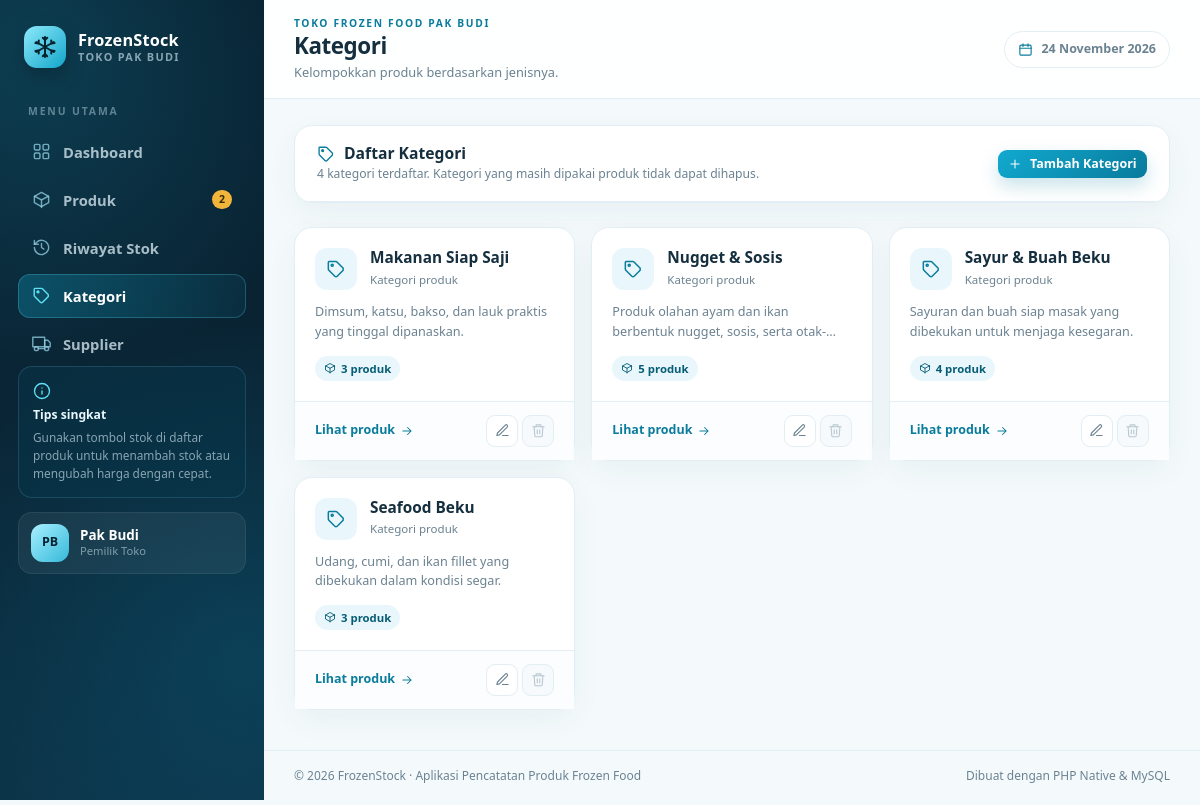
The page /kategori.php on the database its author committed.
### tables this page shows
CREATE TABLE `kategori` (
  `id`         INT UNSIGNED NOT NULL AUTO_INCREMENT,
  `nama`       VARCHAR(100) NOT NULL,
  `deskripsi`  TEXT NULL,
  `created_at` TIMESTAMP NOT NULL DEFAULT CURRENT_TIMESTAMP,
  PRIMARY KEY (`id`),
  UNIQUE KEY `uq_kategori_nama` (`nama`)
);

### includes/functions.php (called while the page is built, shortened)
<?php
function e(mixed $nilai): string
{
    return htmlspecialchars((string) ($nilai ?? ''), ENT_QUOTES, 'UTF-8');
}

### kategori.php (the view, shortened to what this page needs)
<?php
require_once __DIR__ . '/includes/functions.php';
require_once __DIR__ . '/config/koneksi.php';
$daftarKategori = $pdo->query(
    'SELECT k.id, k.nama, k.deskripsi, COUNT(p.id) AS jumlah_produk
       FROM kategori k
       LEFT JOIN produk p ON p.kategori_id = k.id
      GROUP BY k.id, k.nama, k.deskripsi
      ORDER BY k.nama ASC'
)->fetchAll();
require __DIR__ . '/includes/header.php';
?>
<section class="panel mb-4">
    <div class="panel-header">
        <div>
            <h2 class="panel-title">
                <svg class="icon" aria-hidden="true"><use href="#i-tag"></use></svg>
                Daftar Kategori
            </h2>
            <p class="panel-subtitle">
                <?= count($daftarKategori) ?> kategori terdaftar. Kategori yang masih dipakai produk tidak dapat dihapus.
            </p>
        </div>
        <a href="kategori-tambah.php" class="btn btn-brand btn-sm ms-auto">
            <svg class="icon" aria-hidden="true"><use href="#i-plus"></use></svg>
            Tambah Kategori
        </a>
    </div>
</section>
<?php if ($daftarKategori === []): ?>
    <section class="panel">
        <div class="empty-state">
            <span class="empty-icon">
                <svg class="icon" aria-hidden="true"><use href="#i-tag"></use></svg>
            </span>
            <h3>Belum ada kategori</h3>
            <p>Buat kategori pertama agar produk frozen food bisa dikelompokkan.</p>
            <a href="kategori-tambah.php" class="btn btn-brand btn-sm">
                <svg class="icon" aria-hidden="true"><use href="#i-plus"></use></svg>
                Tambah Kategori
            </a>
        </div>
    </section>
<?php else: ?>
    <div class="row g-3">
        <?php foreach ($daftarKategori as $kategori): ?>
            <?php $jumlahProduk = (int) $kategori['jumlah_produk']; ?>
            <div class="col-12 col-md-6 col-xl-4">
                <article class="data-card">
                    <div class="data-card-body">
                        <div class="data-card-head">
                            <span class="data-icon">
                                <svg class="icon" aria-hidden="true"><use href="#i-tag"></use></svg>
                            </span>
                            <div>
                                <h3>
                                    <a href="produk.php?kategori_id=<?= (int) $kategori['id'] ?>" class="text-reset">
                                        <?= e($kategori['nama']) ?>
                                    </a>
                                </h3>
                                <p class="produk-satuan">Kategori produk</p>
                            </div>
                        </div>
                        <p class="data-desc">
                            <?= $kategori['deskripsi'] !== null && $kategori['deskripsi'] !== ''
                                ? e($kategori['deskripsi'])
                                : 'Belum ada deskripsi untuk kategori ini.' ?>
                        </p>
                        <span class="count-badge">
                            <svg class="icon" aria-hidden="true"><use href="#i-package"></use></svg>
                            <?= $jumlahProduk ?> produk
                        </span>
                    </div>
                    <div class="data-card-foot">
                        <a href="produk.php?kategori_id=<?= (int) $kategori['id'] ?>" class="panel-link">
                            Lihat produk
                            <svg class="icon" aria-hidden="true"><use href="#i-arrow-right"></use></svg>
                        </a>
                        <div class="ms-auto d-flex gap-1">
                            <a href="kategori-edit.php?id=<?= (int) $kategori['id'] ?>"
                               class="btn-aksi" title="Edit kategori <?= e($kategori['nama']) ?>">
                                <svg class="icon" aria-hidden="true"><use href="#i-pencil"></use></svg>
                            </a>
                            <?php if ($jumlahProduk === 0): ?>
                                <button type="button" class="btn-aksi danger"
                                        title="Hapus kategori <?= e($kategori['nama']) ?>"
                                        data-bs-toggle="modal" data-bs-target="#konfirmasiHapus"
                                        data-hapus-url="kategori-hapus.php"
                                        data-hapus-id="<?= (int) $kategori['id'] ?>"
                                        data-hapus-nama="<?= e($kategori['nama']) ?>">
                                    <svg class="icon" aria-hidden="true"><use href="#i-trash"></use></svg>
                                </button>
                            <?php else: ?>
                                <button type="button" class="btn-aksi" disabled
                                        title="Tidak bisa dihapus: masih dipakai <?= $jumlahProduk ?> produk">
                                    <svg class="icon" aria-hidden="true"><use href="#i-trash"></use></svg>
                                </button>
                            <?php endif; ?>
                        </div>
                    </div>
                </article>
            </div>
        <?php endforeach; ?>
    </div>
<?php endif; ?>
<?php require __DIR__ . '/includes/footer.php'; ?>

### assets/css/style.css (style rules this page uses)
:root { --brand: #0e9fc4; --brand-dark: #0a7c9c; --brand-deep: #075d75; --brand-soft: #e9f7fc; --brand-line: #d2ecf5; --navy: #0b2637; --ink: #152f3f; --muted: #6b8291; --line: #e2eef4; --bg: #f4fafc; --radius: 18px; --sidebar-w: 264px; --shadow-soft: 0 10px 30px rgba(13, 57, 79, 0.05); --shadow-hover: 0 16px 36px rgba(13, 57, 79, 0.10); }
html { scroll-behavior: smooth; }
body { margin: 0; background: var(--bg); color: var(--ink); font-family: "Segoe UI", system-ui, -apple-system, "Helvetica Neue", Arial, sans-serif; font-size: 0.94rem; -webkit-font-smoothing: antialiased; }
a { text-decoration: none; }
.icon { width: 20px; height: 20px; flex-shrink: 0; fill: none; stroke: currentColor; stroke-width: 1.8; stroke-linecap: round; stroke-linejoin: round; }
.btn { display: inline-flex; align-items: center; justify-content: center; gap: 8px; padding: 0.55rem 0.95rem; border-radius: 10px; font-size: 0.86rem; font-weight: 600; line-height: 1.3; }
.btn .icon { width: 16px; height: 16px; }
.btn-brand { border: 0; color: #ffffff; background: linear-gradient(135deg, #12a9cf, #087b9c); box-shadow: 0 8px 18px rgba(10, 127, 158, 0.22); }
.btn-sm { padding: 0.36rem 0.65rem; font-size: 0.78rem; border-radius: 9px; }
.btn-sm .icon { width: 14px; height: 14px; }
.btn-aksi { display: inline-flex; align-items: center; justify-content: center; width: 32px; height: 32px; padding: 0; border: 1px solid var(--line); border-radius: 9px; background: #ffffff; color: var(--muted); transition: all 0.15s ease; }
.btn-aksi .icon { width: 15px; height: 15px; }
.btn-aksi:disabled { color: #b9c8d1; background: #f6fafc; border-color: var(--line); cursor: not-allowed; }
.panel { overflow: hidden; border: 1px solid var(--line); border-radius: var(--radius); background: #ffffff; box-shadow: var(--shadow-soft); }
.panel-header { display: flex; flex-wrap: wrap; align-items: center; gap: 12px; padding: 18px 22px; border-bottom: 1px solid var(--line); }
.panel-title { display: flex; align-items: center; gap: 9px; margin: 0; color: var(--ink); font-size: 0.98rem; font-weight: 800; }
.panel-title .icon { width: 18px; height: 18px; color: var(--brand-dark); }
.panel-subtitle { margin: 2px 0 0; color: var(--muted); font-size: 0.76rem; }
.panel-link { display: inline-flex; align-items: center; gap: 5px; margin-left: auto; color: var(--brand-dark); font-size: 0.78rem; font-weight: 700; }
.panel-link .icon { width: 14px; height: 14px; }
.produk-satuan { margin: 2px 0 0; color: var(--muted); font-size: 0.72rem; }
.data-card { display: flex; flex-direction: column; height: 100%; border: 1px solid var(--line); border-radius: var(--radius); background: #ffffff; box-shadow: var(--shadow-soft); transition: transform 0.18s ease, box-shadow 0.18s ease; }
.data-card-body { flex: 1; padding: 20px; }
.data-card-head { display: flex; align-items: flex-start; gap: 13px; margin-bottom: 12px; }
.data-icon { display: grid; flex-shrink: 0; place-items: center; width: 42px; height: 42px; border-radius: 12px; color: var(--brand-dark); background: var(--brand-soft); }
.data-icon .icon { width: 20px; height: 20px; }
.data-card h3 { margin: 0; color: var(--ink); font-size: 0.96rem; font-weight: 800; line-height: 1.35; }
.data-desc { display: -webkit-box; overflow: hidden; margin: 0 0 14px; color: var(--muted); font-size: 0.79rem; line-height: 1.55; -webkit-box-orient: vertical; -webkit-line-clamp: 2; }
.data-card-foot { display: flex; align-items: center; gap: 8px; padding: 13px 20px; border-top: 1px solid var(--line); background: #fbfdfe; }
.count-badge { display: inline-flex; align-items: center; gap: 5px; padding: 4px 9px; border-radius: 999px; background: var(--brand-soft); color: var(--brand-deep); font-size: 0.71rem; font-weight: 700; }
.count-badge .icon { width: 12px; height: 12px; }
.data-card-foot .panel-link { margin-left: 0; }
.data-card-foot .btn-aksi { margin-left: auto; }
.data-card-foot .btn-aksi + .btn-aksi { margin-left: 0; }

### rows shown on the page
kategori: nama "Makanan Siap Saji", deskripsi "Dimsum, katsu, bakso, dan lauk praktis yang tinggal dipanaskan.", jumlahProduk "3"
kategori: nama "Nugget & Sosis", deskripsi "Produk olahan ayam dan ikan berbentuk nugget, sosis,…", jumlahProduk "5"
kategori: nama "Sayur & Buah Beku", deskripsi "Sayuran dan buah siap masak yang dibekukan untuk menjaga kesegaran.", jumlahProduk "4"
kategori: nama "Seafood Beku", deskripsi "Udang, cumi, dan ikan fillet yang dibekukan dalam kondisi segar.", jumlahProduk "3"

### other values the page prints
$menu['label'] "Dashboard"
$menu['label'] "Produk"
$jumlahStokMenipis "2"
$menu['label'] "Riwayat Stok"
$menu['label'] "Kategori"
$menu['label'] "Supplier"
$pageTitle "Kategori"
$pageSubtitle "Kelompokkan produk berdasarkan jenisnya."
tanggal_hari_ini() "24 November 2026"
count($daftarKategori) "4"
